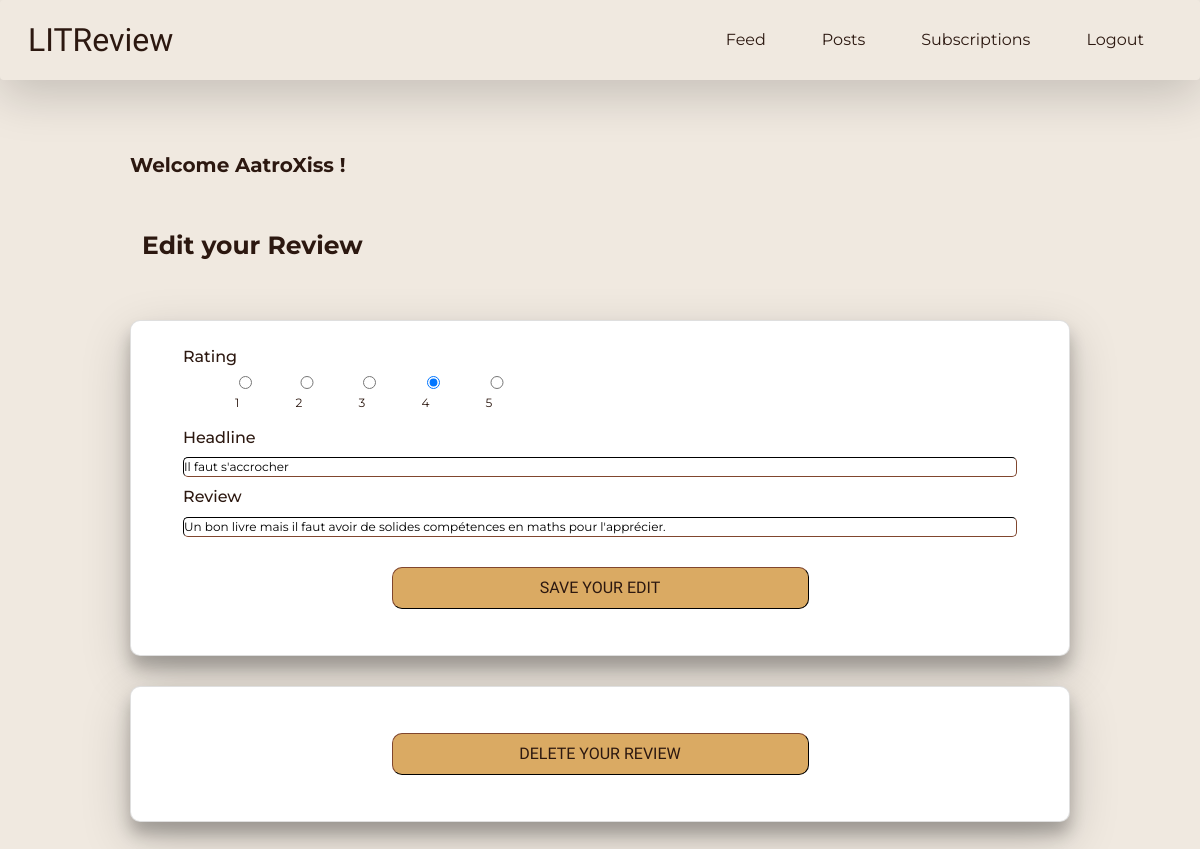
Page /3/edit (signed in) on the committed database.
### authentication/models.py (models this page shows)
class User(AbstractUser):
    profile_photo = models.ImageField()

### app/models.py (models this page shows)
class Review(models.Model):
    ticket = models.ForeignKey(to=Ticket, on_delete=models.CASCADE)
    rating = models.PositiveSmallIntegerField(
        choices=[(i, i) for i in range(1, 6)],
        validators=[MinValueValidator(0), MaxValueValidator(5)])
    headline = models.CharField(max_length=128)
    body = models.CharField(max_length=8192, blank=True)
    user = models.ForeignKey(
        to=settings.AUTH_USER_MODEL, on_delete=models.CASCADE)
    time_created = models.DateTimeField(auto_now_add=True)

### app/views.py (the view, shortened to what this page needs)
# urls.py: path('<int:review_id>/edit', app.views.edit_review,
@login_required
def edit_review(request, review_id):
    review = get_object_or_404(Review, id=review_id)
    edit_review = ReviewForm(instance=review)
    delete_review = DeleteReviewForm()
    context = {
        'edit_review': edit_review,
        'delete_review': delete_review,
    }
    return render(request, 'app/edit_review.html', context=context)

### app/forms.py
class ReviewForm(forms.ModelForm):
    rating = forms.ChoiceField(choices=[(i, i) for i in range(1, 6)],
                               widget=forms.RadioSelect())
    edit_review = forms.BooleanField(widget=forms.HiddenInput, initial=True)
    class Meta:
        model = models.Review
        fields = ['rating', 'headline', 'body']

class DeleteReviewForm(forms.Form):
    delete_review = forms.BooleanField(widget=forms.HiddenInput,
                                       initial=True)

### app/templates/app/edit_review.html (shortened to what this page needs)
{% extends 'base.html' %}
{% block content %}
<div class="container sub-container">
    <div class="row">
        <h2 class="card-headline">Edit your Review</h2>
    </div>
</div>
<div class="container sub-container">
    <div class="row">
        <div class="card card-sub">
            <div class="card-body">
                <form method="post">
                    <div class="container">
                        <h6>Rating</h6>
                        {{ edit_review.rating }}
                        <h6>Headline</h6>
                        {{edit_review.headline}}
                        <h6>Review</h6>
                        {{edit_review.body}}
                    </div>
                    <div class="container center">
                        <button type="edit_review" class="btn-hp">Save your edit</button>
                    </div>
                </form>
            </div>
        </div>
    </div>
</div>
<div class="container">
    <div class="row">
        <div class="card card-sub">
            <div class="card-body">
                <form method="post">
                    <div class="container center">
                        <button type="delete_review" class="btn-hp">Delete your review </button>
                    </div>
                </form>
            </div>
        </div>
    </div>
</div>
{% endblock content %}

### templates/base.html (shortened to what this page needs)
<!DOCTYPE html>
<html lang="en">
<head>
    <link href="https://cdn.jsdelivr.net/npm/bootstrap@5.1.3/dist/css/bootstrap.min.css" rel="stylesheet">
    <link rel="stylesheet" href="https://cdnjs.cloudflare.com/ajax/libs/font-awesome/4.7.0/css/font-awesome.min.css">
    {% load static %}
    <link rel="stylesheet" type="text/css" href="{% static 'litreview/style.css' %}">
</head>
<body>
    <nav class="navbar navbar-expand-lg navbar-dark shadow-lg p-3 mb-5 rounded nav-main">
        <div class="container-fluid">
          <a class="navbar-brand nav-logo" href="{% url 'feed' %}">LITReview</a>
          {% if user.is_authenticated %}
          <div class="collapse navbar-collapse justify-content-end" id="navbarNav">
            <ul class="navbar-nav">
              <li class="nav-item">
                <a class="nav-link" href="{% url 'feed' %}">Feed</a>
              </li>
              <li class="nav-item">
                <a class="nav-link" href="{% url 'view_posts' %}">Posts</a>
              </li>
              <li class="nav-item">
                <a class="nav-link" href="{% url 'follow' %}">Subscriptions</a>
              </li>
              <li class="nav-item">
                <a class="nav-link" href="{% url 'logout' %}">Logout</a>
              </li>
            </ul>
          </div>
          {% endif %}
        </div>
      </nav>
      {% if user.is_authenticated %}
      <div class="container main-container">
        <div class="row">
          <p class="welcome-message">Welcome {{ request.user }} !</p>
        </div>
      {% endif %}
        {% block content %}{% endblock content%}
      </div>
</body>
</html>

### static/litreview/style.css (style rules this page uses)
:root { --dominant-color: #F0E9E0; --complementary-color: #2C1810; --accent-color: #64866E; --accent-color-2: #DAAA63; --white-color: #fff; --black-color: #000; --title-font: 'libre caslon text', serif; --body-font: 'montserrat', sans-serif; --title-font-size: 4.5rem; --large-font-size: 3rem; --medium-font-size: 2.5rem; --small-medium-font-size: 1.5rem; --body-font-size: 1rem; }
* { margin: 0; padding: 0; box-sizing: border-box; }
body { background: var(--dominant-color); }
input { width: 100%; border-radius: 5px; border-color: var(--complementary-color); border-width: 1px; }
h2 { font-family: var(--body-font); font-size: var(--small-medium-font-size); color: var(--complementary-color); margin: 0; padding: 0; margin-bottom: 10px !important; }
h6 { font-family: var(--body-font); font-size: var(--body-font-size); color: var(--complementary-color); margin: 0; padding: 0; margin-top: 10px !important; margin-bottom: 10px !important; text-align: left !important; }
p { font-family: var(--body-font); font-size: var(--body-font-size); color: var(--complementary-color); margin: 0; padding: 0; }
a { font-family: var(--body-font); text-decoration: none; color: var(--complementary-color); }
li { list-style: none; font-family: var(--body-font); color: var(--complementary-color); margin-left: 20px; margin-right: 20px; }

### static/litreview/navbar.css (style rules this page uses)
.nav-main { background-color: var(--dominant-color); position: fixed; top: 0; z-index: 10; display: flex; width: 100%; height: 80px; padding: 0 4%; align-items: center; }
.nav-logo { color: var(--complementary-color) !important; font-size: 2em; font-family: var(--title-font); }
.nav-link { color: var(--complementary-color) !important; }

### static/litreview/layout.css (style rules this page uses)
.main-container { margin-top: 150px; padding-left: 100px; padding-right: 100px; }
.welcome-message { font-size: 20px; font-family: var(--body-font); font-weight: bold; color: var(--complementary-color); }
.sub-container { margin-top: 50px; }
.center { display: flex; justify-content: center; align-items: center; }
#id_rating { display: flex; }

### static/litreview/components.css (style rules this page uses)
.btn-hp { margin-top: 30px; margin-bottom: 30px; border-color: var(--complementary-color); border-width: 1px; border-radius: 10px; width: 50%; padding: 8px 18px; background-color: var(--accent-color-2); font-size: 16px; font-family: var(--title-font); color: var(--complementary-color); text-decoration: none; text-transform: uppercase; }
.card-sub { border-radius: 10px; box-shadow: 0 12px 16px 0 rgba(0,0,0,0.24), 0 17px 50px 0 rgba(0,0,0,0.19); background-color: var(--white-color); margin-bottom: 30px; }
.card-headline { font-size: 25px; font-family: var(--body-font); font-weight: bolder; color: var(--complementary-color); text-align: left; }
.card-body { font-size: 12px; font-family: var(--body-font); color: var(--complementary-color); text-align: justify; }

### rows in the picture
User: user "AatroXiss"
Review: rating "☐ 1 ☐ 2 ☐ 3 ☑ 4 ☐ 5", headline "Il faut s'accrocher", body "Un bon livre mais il faut avoir de solides compétences en maths pour l'apprécier."
